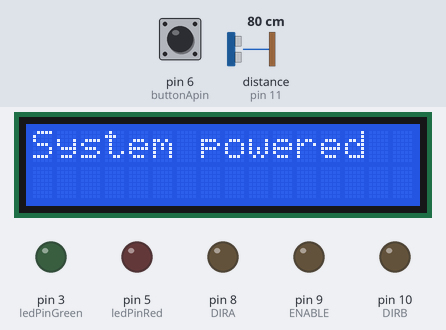
The sketch below on a simulated Arduino Uno, built with avr-gcc and run on an emulated ATmega328P. Parts: 16×2 character LCD, output pins drawn as LEDs (lit = HIGH). Inputs (shaded band) come from the test bench; at power-on: distance to the obstacle (sensor on pin 11) 80 cm, pin 6 (buttonApin) HIGH. The echo pulse lasts 58.3 µs per cm; what the sketch prints to the serial monitor is not drawn.

Above: at 1.2 s.
1.3 s: distance to the obstacle (sensor on pin 11) set to 33 cm
2.8 s: distance to the obstacle (sensor on pin 11) set to 27 cm
At 3.9 s:
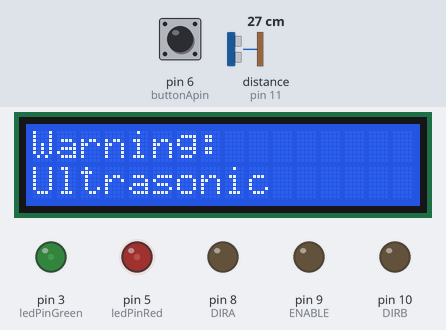
4.4 s: distance to the obstacle (sensor on pin 11) set to 35 cm
At 4.9 s:
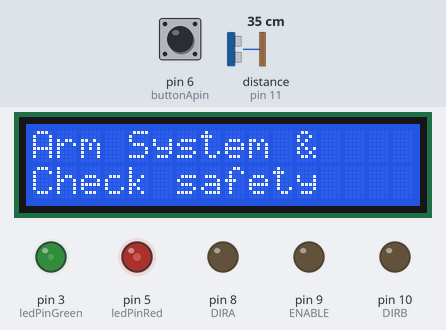
7.2 s: pin 6 (buttonApin) pulled LOW for 3.2 s
At 9.6 s:
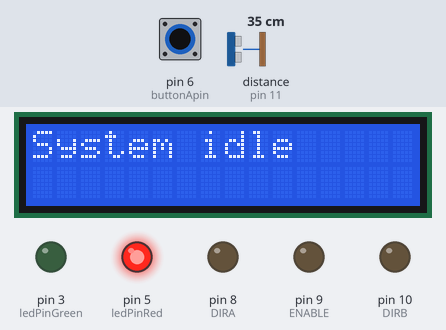
11.9 s: pin 6 (buttonApin) pulled LOW for 0.15 s
At 12.7 s:
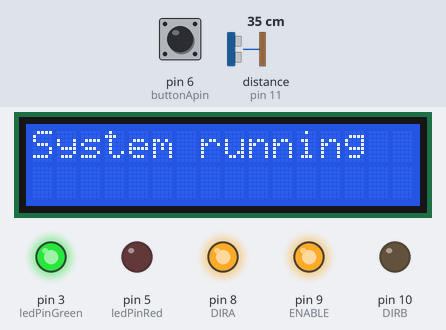
13.5 s: distance to the obstacle (sensor on pin 11) set to 2 cm
At 14.3 s:
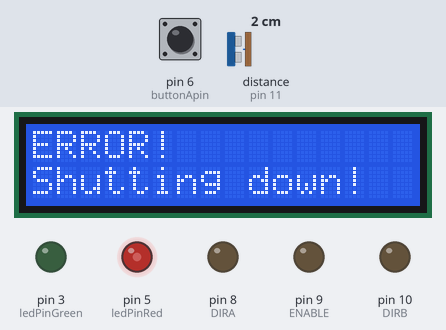
Timing chart, 0 to 16.1 s (numbered marks = the images above; inputs shaded):
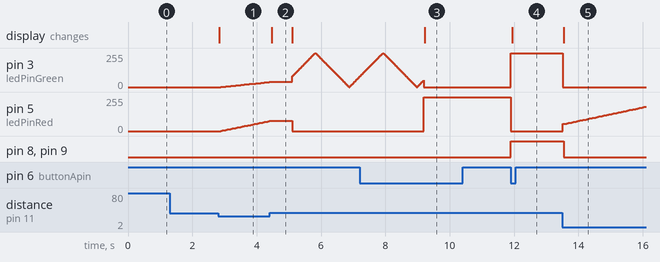

The sketch:

SystemWithUltrasonicSensor.ino.ino
```cpp
#include <Wire.h>
#include <LiquidCrystal_I2C.h>
#include <NewPing.h>
//look into structs note for self
//Pin numbers
#define ledPinRed  5
#define ledPinGreen  3
#define buttonApin 6
#define TRIG_PIN 12
#define ECHO_PIN 11
#define ENABLE 9
#define DIRA 8
#define DIRB 10

enum SystemState {
  ARMING,
  IDLE,
  RUNNING,
  WARNING,
  ERROR
};
SystemState State = ARMING;
SystemState lastState = State;
enum Warning : uint8_t { WARN_NONE = 0,
                         WARN_ULTRASONIC = 1 << 0  // 00000001

};
uint8_t warnings = WARN_NONE;
enum Error : uint8_t { ERROR_NONE = 0,
                       ERROR_ULTRASONIC = 1 << 0  //00000001
};
uint8_t errors = ERROR_NONE;
//Variables for time
unsigned long lastMillisLed;
unsigned long lastMillisButton;
unsigned long timeButtonPressed;
unsigned long timeSystemOff;
unsigned long timeSystemOn;
unsigned long startTime;
unsigned long readSensor;


//Variables for blinking
unsigned int redbrightness;
unsigned int greenbrightness;
int redbase = 255;
int greenbase = 128;
float fadeFactor = 0;

//Component states variables
int buttonState = 0;
int lastButtonState = 1;
int ledState = HIGH;

//Bools
bool safeToStart = false;
bool isFading = false;
bool isPressed = false;
bool startingMessageGone = false;
bool readyToArm = false;

//Variables for LCD
String startingMessage = "System powered";
LiquidCrystal_I2C lcd(0x27, 16, 2);

//Variable ultrasonic sensor
#define MAX_DISTANCE 200
NewPing sonar(TRIG_PIN, ECHO_PIN, MAX_DISTANCE);
double distance;
double safetyDistance = 30;
double unsafeDistance = 10;


void setup() {
  Serial.begin(115200);
  lcd.init();
  lcd.backlight();
  lcd.setCursor(0, 0);
  lcd.print(startingMessage);
  pinMode(ledPinRed, OUTPUT);
  pinMode(ledPinGreen, OUTPUT);
  pinMode(buttonApin, INPUT_PULLUP);
  pinMode(ENABLE, OUTPUT);
  pinMode(DIRA, OUTPUT);
  pinMode(DIRB, OUTPUT);
  startTime = millis();
}

void loop() {
  buttonState = digitalRead(buttonApin);
  if (!safeToStart && readyToArm && State == ARMING) {
    updateBlinkingAnimation(0, 255);
    handleArmingButton();

  } else if (timePassed(startTime, 5000) && !readyToArm && !safeToStart) {
    lcd.clear();
    displayMessage("Ready to arm", 0, 0);
    readyToArm = true;
  }
  if (millis() - readSensor >= 50) {
    readAllSensors();
    handleAllSensors();
    updateSystemState();
    updateLCD();
    readSensor = millis();
    passSensorValues();
  }
  handleToggleButton();
  checkIdle();
  checkFan();
  lastButtonState = buttonState;

}
void readAllSensors() {
  distance = readUltraSonic();
}
void handleAllSensors() {
  handleUltrasonic(distance);
}
void checkFan() {
  if (State == RUNNING) {
    digitalWrite(ENABLE, HIGH);
    digitalWrite(DIRA, HIGH);
    return;
  } else if (State == WARNING) {
    //returns the previous fanstate since you want to keep the fan spinning with a warning
    return;
  }
  digitalWrite(ENABLE, LOW);
  digitalWrite(DIRA, LOW);
}
void updateSystemState() {
  if (errors != ERROR_NONE) {
    State = ERROR;
    safeToStart = false;
    updateBlinkingAnimation(redbase, 0);
  } else if (warnings != WARN_NONE) {
    State = WARNING;
    updateBlinkingAnimation(redbase, greenbase);
  }  // decides if the system is running or not by the ledstate used with the button
  else if (safeToStart && ledState == HIGH) {
    State = RUNNING;
  } else if (safeToStart && ledState == LOW) {
    State = IDLE;
  } else {
    State = ARMING;
  }
}
void updateLCD() {
  if (State == lastState) return;

  lcd.clear();

  lastState = State;
  switch (State) {
    case ERROR:
      displayMessage("ERROR!", 0, 0);
      displayMessage("Shutting down!", 0, 1);
      break;
    case WARNING:
      displayMessage("Warning:", 0, 0);
      showWarningMessages();
      break;
    case IDLE: displayMessage("System idle", 0, 0); break;
    case RUNNING: displayMessage("System running", 0, 0); break;
    case ARMING:
      displayMessage("Arm System &", 0, 0);
      displayMessage("Check safety", 0, 1);
      break;
  }
}
void handleToggleButton() {
  if (buttonState == HIGH) {
    isPressed = false;
  }
  //turn the system on/off after arming it
  if (buttonState == LOW && safeToStart == true && timePassed(lastMillisButton, 500) && lastButtonState == HIGH) {
    toggleSystem();
    lastMillisButton = millis();
  }
}
void updateBlinkingAnimation(int red, int green) {
  if (timePassed(lastMillisLed, 10)) {
    lastMillisLed = millis();
    redbrightness = red * fadeFactor;
    greenbrightness = green * fadeFactor;
    analogWrite(ledPinRed, redbrightness);
    analogWrite(ledPinGreen, greenbrightness);
    fadeFactor += (isFading == false) ? 0.01 : -0.01;
  }
  fadefactor();
}
void handleArmingButton() {
  // detects pressing button and logs when you started holding it
  if (buttonState == LOW && buttonState != lastButtonState) {
    isPressed = true;
    timeButtonPressed = millis();
  }

  // arms the system after holding the button for 2 seconds
  if (isPressed && timePassed(timeButtonPressed, 2000)) {
    safeToStart = true;
    toggleSystem();
  }
}
double readUltraSonic() {
  return sonar.ping_cm();
}
void handleUltrasonic(double distance) {
  if (distance >= unsafeDistance && distance <= safetyDistance) {
    warnings |= WARN_ULTRASONIC;
  } else if (unsafeDistance > distance) {
    errors |= ERROR_ULTRASONIC;
  } else {
    warnings &= ~WARN_ULTRASONIC;  // clear warning
    errors &= ~ERROR_ULTRASONIC;
  }
}
void checkIdle() {
  //checks if the system has been idle for too long and put it back in the arming state
  if (State == IDLE && timePassed(timeSystemOff, 5000)) {
    safeToStart = false;
    ledState = HIGH;
    State = ARMING;
  }
}

void toggleSystem() {
  //switches the led state
  ledState = !ledState;
  digitalWrite(ledPinRed, !ledState);
  digitalWrite(ledPinGreen, ledState);

  handleSystemStateChange(ledState);
}
void handleSystemStateChange(int buttonState) {
  //tracks if the system is off (needed for disarming)
  if (buttonState == LOW) {
    State = IDLE;
    timeSystemOff = millis();
  } else {
    State = RUNNING;
    timeSystemOn = millis();
  }
}

void fadefactor() {
  //reverses the fadefactor when maximum reached
  if (fadeFactor >= 1.0) {
    fadeFactor = 1.0;
    isFading = true;
  } else if (fadeFactor <= 0.0) {
    fadeFactor = 0.0;
    isFading = false;
  }
}

void showWarningMessages() {
  if (warnings & WARN_ULTRASONIC) { displayMessage("Ultrasonic", 0, 1); }
}
void displayMessage(String message, int col, int row) {
  lcd.setCursor(col, row);
  lcd.print(message);
}
void passSensorValues(){
  Serial.print("GROUP=A;");
  Serial.print("S1=");
  Serial.print(distance);
  Serial.print(";S2=");
  Serial.print(distance+1);
  Serial.print(";S3=");
  Serial.print(distance-1);
  Serial.print(";Min=");
  Serial.print(safetyDistance);
  Serial.print(";Max=");
  Serial.print(unsafeDistance);
  Serial.println();

}
bool timePassed(unsigned long startTime, unsigned long interval) {
  return millis() - startTime >= interval;
}
```

Measured:
- the behaviour switches between 31 and 30 cm on distance to the obstacle (sensor on pin 11) (found by bisection; images 0 and 1)
- after the input at 1.3 s, every drawn part: stays the same
- after the input at 2.8 s, pin 3 (ledPinGreen): moves from 0/255 to 38/255 over 1.5 s, starting after 0.08 s; pin 5 (ledPinRed): moves from 0/255 to 76/255 over 1.5 s, starting after 0.08 s; the display: changes at once (image 1)
- after the input at 4.4 s, the display: changes after 0.07 s (image 2)
- after the input at 7.2 s, pin 5 (ledPinRed): 0/255 → 255/255 after 2.0 s; the display: changes after 2.0 s (image 3)
- after the input at 11.9 s, pin 3 (ledPinGreen): 0/255 → 255/255 at once; pin 5 (ledPinRed): 255/255 → 0/255 at once; pin 8 (DIRA), pin 9 (ENABLE): LOW → HIGH at once; the display: changes after 0.05 s (image 4)
- after the input at 13.5 s, pin 3 (ledPinGreen): 255/255 → 0/255 at once; pin 5 (ledPinRed): moves from 0/255 to 183/255 over 2.6 s, starting at once; pin 8 (DIRA), pin 9 (ENABLE): HIGH → LOW at once; the display: changes at once (image 5)
- what the display in image 2 shows lasts 0.6 s, from 4.5 s to 5.1 s
